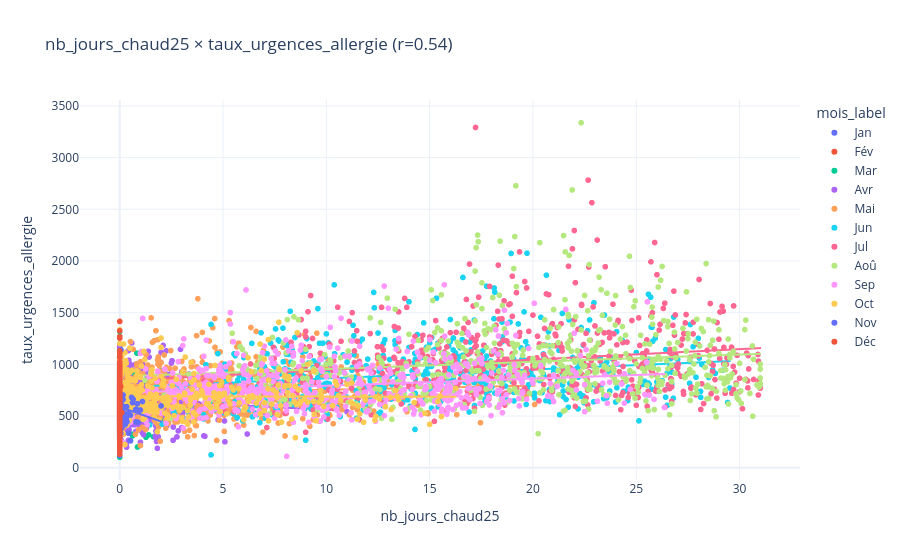
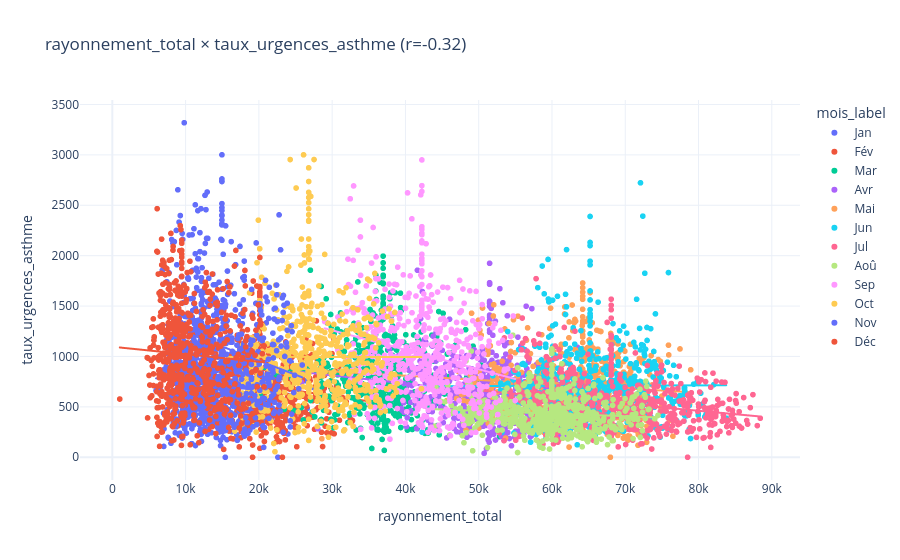

Write notebook code for charts like these, in order.
### Markdown cell above
### Météo × urgences — zoom sur la corrélation la plus forte par pathologie

### Code cell
for p in PATHOLOGIES:
    col_y = f"taux_urgences_{p}"
    top_var = corr[col_y].abs().sort_values(ascending=False).index[0]
    d = df_clean[[top_var, "mois", col_y]].dropna().copy()
    d["mois_label"] = d["mois"].apply(lambda m: MOIS_LABELS[m - 1])

    fig = px.scatter(
        d, x=top_var, y=col_y, color="mois_label", trendline="ols",
        title=f"{top_var} × {col_y} (r={corr.loc[top_var, col_y]:.2f})",
        template="plotly_white",
    )
    fig.show()

### Figure 1 — Plotly figure (JSON) as saved in the notebook; plotly's stock layout.template omitted (floating-point values rounded to 4 significant figures; data arrays with more than 128 entries replaced by an {"elided": "..."} marker saying what was removed)
{"data": [{"hovertemplate": "mois_label=Jan<br>nb_jours_chaud25=%{x}<br>taux_urgences_allergie=%{y}<extra></extra>", "legendgroup": "Jan", "marker": {"color": "#636efa", "symbol": "circle"}, "mode": "markers", "name": "Jan", "showlegend": true, "type": "scattergl", "x": {"elided": "576 float values"}, "xaxis": "x", "y": {"elided": "576 float values"}, "yaxis": "y"}, {"hovertemplate": "<b>OLS trendline</b><br>taux_urgences_allergie = -259.02 * nb_jours_chaud25 + 613.454<br>R<sup>2</sup>=0.000756<br><br>mois_label=Jan<br>nb_jours_chaud25=%{x}<br>taux_urgences_allergie=%{y} <b>(trend)</b><extra></extra>", "legendgroup": "Jan", "marker": {"color": "#636efa", "symbol": "circle"}, "mode": "lines", "name": "Jan", "showlegend": false, "type": "scattergl", "x": {"elided": "576 float values"}, "xaxis": "x", "y": {"elided": "576 float values"}, "yaxis": "y"}, {"hovertemplate": "mois_label=Fév<br>nb_jours_chaud25=%{x}<br>taux_urgences_allergie=%{y}<extra></extra>", "legendgroup": "Fév", "marker": {"color": "#EF553B", "symbol": "circle"}, "mode": "markers", "name": "Fév", "showlegend": true, "type": "scattergl", "x": {"elided": "576 float values"}, "xaxis": "x", "y": {"elided": "576 float values"}, "yaxis": "y"}, {"hovertemplate": "<b>OLS trendline</b><br>taux_urgences_allergie = 147.904 * nb_jours_chaud25 + 642.211<br>R<sup>2</sup>=0.003739<br><br>mois_label=Fév<br>nb_jours_chaud25=%{x}<br>taux_urgences_allergie=%{y} <b>(trend)</b><extra></extra>", "legendgroup": "Fév", "marker": {"color": "#EF553B", "symbol": "circle"}, "mode": "lines", "name": "Fév", "showlegend": false, "type": "scattergl", "x": {"elided": "576 float values"}, "xaxis": "x", "y": {"elided": "576 float values"}, "yaxis": "y"}, {"hovertemplate": "mois_label=Mar<br>nb_jours_chaud25=%{x}<br>taux_urgences_allergie=%{y}<extra></extra>", "legendgroup": "Mar", "marker": {"color": "#00cc96", "symbol": "circle"}, "mode": "markers", "name": "Mar", "showlegend": true, "type": "scattergl", "x": {"elided": "576 float values"}, "xaxis": "x", "y": {"elided": "576 float values"}, "yaxis": "y"}, {"hovertemplate": "<b>OLS trendline</b><br>taux_urgences_allergie = -15.072 * nb_jours_chaud25 + 613.083<br>R<sup>2</sup>=0.001311<br><br>mois_label=Mar<br>nb_jours_chaud25=%{x}<br>taux_urgences_allergie=%{y} <b>(trend)</b><extra></extra>", "legendgroup": "Mar", "marker": {"color": "#00cc96", "symbol": "circle"}, "mode": "lines", "name": "Mar", "showlegend": false, "type": "scattergl", "x": {"elided": "576 float values"}, "xaxis": "x", "y": {"elided": "576 float values"}, "yaxis": "y"}, {"hovertemplate": "mois_label=Avr<br>nb_jours_chaud25=%{x}<br>taux_urgences_allergie=%{y}<extra></extra>", "legendgroup": "Avr", "marker": {"color": "#ab63fa", "symbol": "circle"}, "mode": "markers", "name": "Avr", "showlegend": true, "type": "scattergl", "x": {"elided": "576 float values"}, "xaxis": "x", "y": {"elided": "576 float values"}, "yaxis": "y"}, {"hovertemplate": "<b>OLS trendline</b><br>taux_urgences_allergie = -10.5785 * nb_jours_chaud25 + 665.974<br>R<sup>2</sup>=0.006974<br><br>mois_label=Avr<br>nb_jours_chaud25=%{x}<br>taux_urgences_allergie=%{y} <b>(trend)</b><extra></extra>", "legendgroup": "Avr", "marker": {"color": "#ab63fa", "symbol": "circle"}, "mode": "lines", "name": "Avr", "showlegend": false, "type": "scattergl", "x": {"elided": "576 float values"}, "xaxis": "x", "y": {"elided": "576 float values"}, "yaxis": "y"}, {"hovertemplate": "mois_label=Mai<br>nb_jours_chaud25=%{x}<br>taux_urgences_allergie=%{y}<extra></extra>", "legendgroup": "Mai", "marker": {"color": "#FFA15A", "symbol": "circle"}, "mode": "markers", "name": "Mai", "showlegend": true, "type": "scattergl", "x": {"elided": "576 float values"}, "xaxis": "x", "y": {"elided": "576 float values"}, "yaxis": "y"}, {"hovertemplate": "<b>OLS trendline</b><br>taux_urgences_allergie = 3.94149 * nb_jours_chaud25 + 715.217<br>R<sup>2</sup>=0.005786<br><br>mois_label=Mai<br>nb_jours_chaud25=%{x}<br>taux_urgences_allergie=%{y} <b>(trend)</b><extra></extra>", "legendgroup": "Mai", "marker": {"color": "#FFA15A", "symbol": "circle"}, "mode": "lines", "name": "Mai", "showlegend": false, "type": "scattergl", "x": {"elided": "576 float values"}, "xaxis": "x", "y": {"elided": "576 float values"}, "yaxis": "y"}, {"hovertemplate": "mois_label=Jun<br>nb_jours_chaud25=%{x}<br>taux_urgences_allergie=%{y}<extra></extra>", "legendgroup": "Jun", "marker": {"color": "#19d3f3", "symbol": "circle"}, "mode": "markers", "name": "Jun", "showlegend": true, "type": "scattergl", "x": {"elided": "576 float values"}, "xaxis": "x", "y": {"elided": "576 float values"}, "yaxis": "y"}, {"hovertemplate": "<b>OLS trendline</b><br>taux_urgences_allergie = 8.60625 * nb_jours_chaud25 + 777.937<br>R<sup>2</sup>=0.044989<br><br>mois_label=Jun<br>nb_jours_chaud25=%{x}<br>taux_urgences_allergie=%{y} <b>(trend)</b><extra></extra>", "legendgroup": "Jun", "marker": {"color": "#19d3f3", "symbol": "circle"}, "mode": "lines", "name": "Jun", "showlegend": false, "type": "scattergl", "x": {"elided": "576 float values"}, "xaxis": "x", "y": {"elided": "576 float values"}, "yaxis": "y"}, {"hovertemplate": "mois_label=Jul<br>nb_jours_chaud25=%{x}<br>taux_urgences_allergie=%{y}<extra></extra>", "legendgroup": "Jul", "marker": {"color": "#FF6692", "symbol": "circle"}, "mode": "markers", "name": "Jul", "showlegend": true, "type": "scattergl", "x": {"elided": "576 float values"}, "xaxis": "x", "y": {"elided": "576 float values"}, "yaxis": "y"}, {"hovertemplate": "<b>OLS trendline</b><br>taux_urgences_allergie = 10.1121 * nb_jours_chaud25 + 844.207<br>R<sup>2</sup>=0.040396<br><br>mois_label=Jul<br>nb_jours_chaud25=%{x}<br>taux_urgences_allergie=%{y} <b>(trend)</b><extra></extra>", "legendgroup": "Jul", "marker": {"color": "#FF6692", "symbol": "circle"}, "mode": "lines", "name": "Jul", "showlegend": false, "type": "scattergl", "x": {"elided": "576 float values"}, "xaxis": "x", "y": {"elided": "576 float values"}, "yaxis": "y"}, {"hovertemplate": "mois_label=Aoû<br>nb_jours_chaud25=%{x}<br>taux_urgences_allergie=%{y}<extra></extra>", "legendgroup": "Aoû", "marker": {"color": "#B6E880", "symbol": "circle"}, "mode": "markers", "name": "Aoû", "showlegend": true, "type": "scattergl", "x": {"elided": "576 float values"}, "xaxis": "x", "y": {"elided": "576 float values"}, "yaxis": "y"}, {"hovertemplate": "<b>OLS trendline</b><br>taux_urgences_allergie = 7.02356 * nb_jours_chaud25 + 884.36<br>R<sup>2</sup>=0.020030<br><br>mois_label=Aoû<br>nb_jours_chaud25=%{x}<br>taux_urgences_allergie=%{y} <b>(trend)</b><extra></extra>", "legendgroup": "Aoû", "marker": {"color": "#B6E880", "symbol": "circle"}, "mode": "lines", "name": "Aoû", "showlegend": false, "type": "scattergl", "x": {"elided": "576 float values"}, "xaxis": "x", "y": {"elided": "576 float values"}, "yaxis": "y"}, {"hovertemplate": "mois_label=Sep<br>nb_jours_chaud25=%{x}<br>taux_urgences_allergie=%{y}<extra></extra>", "legendgroup": "Sep", "marker": {"color": "#FF97FF", "symbol": "circle"}, "mode": "markers", "name": "Sep", "showlegend": true, "type": "scattergl", "x": {"elided": "576 float values"}, "xaxis": "x", "y": {"elided": "576 float values"}, "yaxis": "y"}, {"hovertemplate": "<b>OLS trendline</b><br>taux_urgences_allergie = 6.91198 * nb_jours_chaud25 + 724.371<br>R<sup>2</sup>=0.036423<br><br>mois_label=Sep<br>nb_jours_chaud25=%{x}<br>taux_urgences_allergie=%{y} <b>(trend)</b><extra></extra>", "legendgroup": "Sep", "marker": {"color": "#FF97FF", "symbol": "circle"}, "mode": "lines", "name": "Sep", "showlegend": false, "type": "scattergl", "x": {"elided": "576 float values"}, "xaxis": "x", "y": {"elided": "576 float values"}, "yaxis": "y"}, {"hovertemplate": "mois_label=Oct<br>nb_jours_chaud25=%{x}<br>taux_urgences_allergie=%{y}<extra></extra>", "legendgroup": "Oct", "marker": {"color": "#FECB52", "symbol": "circle"}, "mode": "markers", "name": "Oct", "showlegend": true, "type": "scattergl", "x": {"elided": "576 float values"}, "xaxis": "x", "y": {"elided": "576 float values"}, "yaxis": "y"}, {"hovertemplate": "<b>OLS trendline</b><br>taux_urgences_allergie = -0.360181 * nb_jours_chaud25 + 692.431<br>R<sup>2</sup>=0.000059<br><br>mois_label=Oct<br>nb_jours_chaud25=%{x}<br>taux_urgences_allergie=%{y} <b>(trend)</b><extra></extra>", "legendgroup": "Oct", "marker": {"color": "#FECB52", "symbol": "circle"}, "mode": "lines", "name": "Oct", "showlegend": false, "type": "scattergl", "x": {"elided": "576 float values"}, "xaxis": "x", "y": {"elided": "576 float values"}, "yaxis": "y"}, {"hovertemplate": "mois_label=Nov<br>nb_jours_chaud25=%{x}<br>taux_urgences_allergie=%{y}<extra></extra>", "legendgroup": "Nov", "marker": {"color": "#636efa", "symbol": "circle"}, "mode": "markers", "name": "Nov", "showlegend": true, "type": "scattergl", "x": {"elided": "576 float values"}, "xaxis": "x", "y": {"elided": "576 float values"}, "yaxis": "y"}, {"hovertemplate": "<b>OLS trendline</b><br>taux_urgences_allergie = -71.4121 * nb_jours_chaud25 + 590.069<br>R<sup>2</sup>=0.005209<br><br>mois_label=Nov<br>nb_jours_chaud25=%{x}<br>taux_urgences_allergie=%{y} <b>(trend)</b><extra></extra>", "legendgroup": "Nov", "marker": {"color": "#636efa", "symbol": "circle"}, "mode": "lines", "name": "Nov", "showlegend": false, "type": "scattergl", "x": {"elided": "576 float values"}, "xaxis": "x", "y": {"elided": "576 float values"}, "yaxis": "y"}, {"hovertemplate": "mois_label=Déc<br>nb_jours_chaud25=%{x}<br>taux_urgences_allergie=%{y}<extra></extra>", "legendgroup": "Déc", "marker": {"color": "#EF553B", "symbol": "circle"}, "mode": "markers", "name": "Déc", "showlegend": true, "type": "scattergl", "x": {"elided": "576 float values"}, "xaxis": "x", "y": {"elided": "576 float values"}, "yaxis": "y"}, {"hovertemplate": "<b>OLS trendline</b><br>taux_urgences_allergie = -229.126 * nb_jours_chaud25 + 636.507<br>R<sup>2</sup>=0.000036<br><br>mois_label=Déc<br>nb_jours_chaud25=%{x}<br>taux_urgences_allergie=%{y} <b>(trend)</b><extra></extra>", "legendgroup": "Déc", "marker": {"color": "#EF553B", "symbol": "circle"}, "mode": "lines", "name": "Déc", "showlegend": false, "type": "scattergl", "x": {"elided": "576 float values"}, "xaxis": "x", "y": {"elided": "576 float values"}, "yaxis": "y"}], "layout": {"legend": {"title": {"text": "mois_label"}, "tracegroupgap": 0}, "title": {"text": "nb_jours_chaud25 × taux_urgences_allergie (r=0.54)"}, "xaxis": {"anchor": "y", "domain": [0, 1], "title": {"text": "nb_jours_chaud25"}}, "yaxis": {"anchor": "x", "domain": [0, 1], "title": {"text": "taux_urgences_allergie"}}}}

### Figure 2 — Plotly figure (JSON) as saved in the notebook; plotly's stock layout.template omitted (floating-point values rounded to 4 significant figures; data arrays with more than 128 entries replaced by an {"elided": "..."} marker saying what was removed)
{"data": [{"hovertemplate": "mois_label=Jan<br>rayonnement_total=%{x}<br>taux_urgences_asthme=%{y}<extra></extra>", "legendgroup": "Jan", "marker": {"color": "#636efa", "symbol": "circle"}, "mode": "markers", "name": "Jan", "showlegend": true, "type": "scattergl", "x": {"elided": "576 float values"}, "xaxis": "x", "y": {"elided": "576 float values"}, "yaxis": "y"}, {"hovertemplate": "<b>OLS trendline</b><br>taux_urgences_asthme = -0.00849218 * rayonnement_total + 833.735<br>R<sup>2</sup>=0.012067<br><br>mois_label=Jan<br>rayonnement_total=%{x}<br>taux_urgences_asthme=%{y} <b>(trend)</b><extra></extra>", "legendgroup": "Jan", "marker": {"color": "#636efa", "symbol": "circle"}, "mode": "lines", "name": "Jan", "showlegend": false, "type": "scattergl", "x": {"elided": "576 float values"}, "xaxis": "x", "y": {"elided": "576 float values"}, "yaxis": "y"}, {"hovertemplate": "mois_label=Fév<br>rayonnement_total=%{x}<br>taux_urgences_asthme=%{y}<extra></extra>", "legendgroup": "Fév", "marker": {"color": "#EF553B", "symbol": "circle"}, "mode": "markers", "name": "Fév", "showlegend": true, "type": "scattergl", "x": {"elided": "576 float values"}, "xaxis": "x", "y": {"elided": "576 float values"}, "yaxis": "y"}, {"hovertemplate": "<b>OLS trendline</b><br>taux_urgences_asthme = -0.0106792 * rayonnement_total + 929.001<br>R<sup>2</sup>=0.025466<br><br>mois_label=Fév<br>rayonnement_total=%{x}<br>taux_urgences_asthme=%{y} <b>(trend)</b><extra></extra>", "legendgroup": "Fév", "marker": {"color": "#EF553B", "symbol": "circle"}, "mode": "lines", "name": "Fév", "showlegend": false, "type": "scattergl", "x": {"elided": "576 float values"}, "xaxis": "x", "y": {"elided": "576 float values"}, "yaxis": "y"}, {"hovertemplate": "mois_label=Mar<br>rayonnement_total=%{x}<br>taux_urgences_asthme=%{y}<extra></extra>", "legendgroup": "Mar", "marker": {"color": "#00cc96", "symbol": "circle"}, "mode": "markers", "name": "Mar", "showlegend": true, "type": "scattergl", "x": {"elided": "576 float values"}, "xaxis": "x", "y": {"elided": "576 float values"}, "yaxis": "y"}, {"hovertemplate": "<b>OLS trendline</b><br>taux_urgences_asthme = -0.00349272 * rayonnement_total + 947.523<br>R<sup>2</sup>=0.002386<br><br>mois_label=Mar<br>rayonnement_total=%{x}<br>taux_urgences_asthme=%{y} <b>(trend)</b><extra></extra>", "legendgroup": "Mar", "marker": {"color": "#00cc96", "symbol": "circle"}, "mode": "lines", "name": "Mar", "showlegend": false, "type": "scattergl", "x": {"elided": "576 float values"}, "xaxis": "x", "y": {"elided": "576 float values"}, "yaxis": "y"}, {"hovertemplate": "mois_label=Avr<br>rayonnement_total=%{x}<br>taux_urgences_asthme=%{y}<extra></extra>", "legendgroup": "Avr", "marker": {"color": "#ab63fa", "symbol": "circle"}, "mode": "markers", "name": "Avr", "showlegend": true, "type": "scattergl", "x": {"elided": "576 float values"}, "xaxis": "x", "y": {"elided": "576 float values"}, "yaxis": "y"}, {"hovertemplate": "<b>OLS trendline</b><br>taux_urgences_asthme = -0.00803014 * rayonnement_total + 1053.46<br>R<sup>2</sup>=0.021630<br><br>mois_label=Avr<br>rayonnement_total=%{x}<br>taux_urgences_asthme=%{y} <b>(trend)</b><extra></extra>", "legendgroup": "Avr", "marker": {"color": "#ab63fa", "symbol": "circle"}, "mode": "lines", "name": "Avr", "showlegend": false, "type": "scattergl", "x": {"elided": "576 float values"}, "xaxis": "x", "y": {"elided": "576 float values"}, "yaxis": "y"}, {"hovertemplate": "mois_label=Mai<br>rayonnement_total=%{x}<br>taux_urgences_asthme=%{y}<extra></extra>", "legendgroup": "Mai", "marker": {"color": "#FFA15A", "symbol": "circle"}, "mode": "markers", "name": "Mai", "showlegend": true, "type": "scattergl", "x": {"elided": "576 float values"}, "xaxis": "x", "y": {"elided": "576 float values"}, "yaxis": "y"}, {"hovertemplate": "<b>OLS trendline</b><br>taux_urgences_asthme = -0.00419841 * rayonnement_total + 977.093<br>R<sup>2</sup>=0.009032<br><br>mois_label=Mai<br>rayonnement_total=%{x}<br>taux_urgences_asthme=%{y} <b>(trend)</b><extra></extra>", "legendgroup": "Mai", "marker": {"color": "#FFA15A", "symbol": "circle"}, "mode": "lines", "name": "Mai", "showlegend": false, "type": "scattergl", "x": {"elided": "576 float values"}, "xaxis": "x", "y": {"elided": "576 float values"}, "yaxis": "y"}, {"hovertemplate": "mois_label=Jun<br>rayonnement_total=%{x}<br>taux_urgences_asthme=%{y}<extra></extra>", "legendgroup": "Jun", "marker": {"color": "#19d3f3", "symbol": "circle"}, "mode": "markers", "name": "Jun", "showlegend": true, "type": "scattergl", "x": {"elided": "576 float values"}, "xaxis": "x", "y": {"elided": "576 float values"}, "yaxis": "y"}, {"hovertemplate": "<b>OLS trendline</b><br>taux_urgences_asthme = 0.000218012 * rayonnement_total + 696.008<br>R<sup>2</sup>=0.000016<br><br>mois_label=Jun<br>rayonnement_total=%{x}<br>taux_urgences_asthme=%{y} <b>(trend)</b><extra></extra>", "legendgroup": "Jun", "marker": {"color": "#19d3f3", "symbol": "circle"}, "mode": "lines", "name": "Jun", "showlegend": false, "type": "scattergl", "x": {"elided": "576 float values"}, "xaxis": "x", "y": {"elided": "576 float values"}, "yaxis": "y"}, {"hovertemplate": "mois_label=Jul<br>rayonnement_total=%{x}<br>taux_urgences_asthme=%{y}<extra></extra>", "legendgroup": "Jul", "marker": {"color": "#FF6692", "symbol": "circle"}, "mode": "markers", "name": "Jul", "showlegend": true, "type": "scattergl", "x": {"elided": "576 float values"}, "xaxis": "x", "y": {"elided": "576 float values"}, "yaxis": "y"}, {"hovertemplate": "<b>OLS trendline</b><br>taux_urgences_asthme = -0.0067604 * rayonnement_total + 1001.97<br>R<sup>2</sup>=0.058002<br><br>mois_label=Jul<br>rayonnement_total=%{x}<br>taux_urgences_asthme=%{y} <b>(trend)</b><extra></extra>", "legendgroup": "Jul", "marker": {"color": "#FF6692", "symbol": "circle"}, "mode": "lines", "name": "Jul", "showlegend": false, "type": "scattergl", "x": {"elided": "576 float values"}, "xaxis": "x", "y": {"elided": "576 float values"}, "yaxis": "y"}, {"hovertemplate": "mois_label=Aoû<br>rayonnement_total=%{x}<br>taux_urgences_asthme=%{y}<extra></extra>", "legendgroup": "Aoû", "marker": {"color": "#B6E880", "symbol": "circle"}, "mode": "markers", "name": "Aoû", "showlegend": true, "type": "scattergl", "x": {"elided": "576 float values"}, "xaxis": "x", "y": {"elided": "576 float values"}, "yaxis": "y"}, {"hovertemplate": "<b>OLS trendline</b><br>taux_urgences_asthme = -0.00269892 * rayonnement_total + 595.757<br>R<sup>2</sup>=0.009821<br><br>mois_label=Aoû<br>rayonnement_total=%{x}<br>taux_urgences_asthme=%{y} <b>(trend)</b><extra></extra>", "legendgroup": "Aoû", "marker": {"color": "#B6E880", "symbol": "circle"}, "mode": "lines", "name": "Aoû", "showlegend": false, "type": "scattergl", "x": {"elided": "576 float values"}, "xaxis": "x", "y": {"elided": "576 float values"}, "yaxis": "y"}, {"hovertemplate": "mois_label=Sep<br>rayonnement_total=%{x}<br>taux_urgences_asthme=%{y}<extra></extra>", "legendgroup": "Sep", "marker": {"color": "#FF97FF", "symbol": "circle"}, "mode": "markers", "name": "Sep", "showlegend": true, "type": "scattergl", "x": {"elided": "576 float values"}, "xaxis": "x", "y": {"elided": "576 float values"}, "yaxis": "y"}, {"hovertemplate": "<b>OLS trendline</b><br>taux_urgences_asthme = -0.019331 * rayonnement_total + 1839.39<br>R<sup>2</sup>=0.048163<br><br>mois_label=Sep<br>rayonnement_total=%{x}<br>taux_urgences_asthme=%{y} <b>(trend)</b><extra></extra>", "legendgroup": "Sep", "marker": {"color": "#FF97FF", "symbol": "circle"}, "mode": "lines", "name": "Sep", "showlegend": false, "type": "scattergl", "x": {"elided": "576 float values"}, "xaxis": "x", "y": {"elided": "576 float values"}, "yaxis": "y"}, {"hovertemplate": "mois_label=Oct<br>rayonnement_total=%{x}<br>taux_urgences_asthme=%{y}<extra></extra>", "legendgroup": "Oct", "marker": {"color": "#FECB52", "symbol": "circle"}, "mode": "markers", "name": "Oct", "showlegend": true, "type": "scattergl", "x": {"elided": "576 float values"}, "xaxis": "x", "y": {"elided": "576 float values"}, "yaxis": "y"}, {"hovertemplate": "<b>OLS trendline</b><br>taux_urgences_asthme = -5.6338e-05 * rayonnement_total + 996.944<br>R<sup>2</sup>=0.000000<br><br>mois_label=Oct<br>rayonnement_total=%{x}<br>taux_urgences_asthme=%{y} <b>(trend)</b><extra></extra>", "legendgroup": "Oct", "marker": {"color": "#FECB52", "symbol": "circle"}, "mode": "lines", "name": "Oct", "showlegend": false, "type": "scattergl", "x": {"elided": "576 float values"}, "xaxis": "x", "y": {"elided": "576 float values"}, "yaxis": "y"}, {"hovertemplate": "mois_label=Nov<br>rayonnement_total=%{x}<br>taux_urgences_asthme=%{y}<extra></extra>", "legendgroup": "Nov", "marker": {"color": "#636efa", "symbol": "circle"}, "mode": "markers", "name": "Nov", "showlegend": true, "type": "scattergl", "x": {"elided": "576 float values"}, "xaxis": "x", "y": {"elided": "576 float values"}, "yaxis": "y"}, {"hovertemplate": "<b>OLS trendline</b><br>taux_urgences_asthme = -0.0280066 * rayonnement_total + 1518.45<br>R<sup>2</sup>=0.042849<br><br>mois_label=Nov<br>rayonnement_total=%{x}<br>taux_urgences_asthme=%{y} <b>(trend)</b><extra></extra>", "legendgroup": "Nov", "marker": {"color": "#636efa", "symbol": "circle"}, "mode": "lines", "name": "Nov", "showlegend": false, "type": "scattergl", "x": {"elided": "576 float values"}, "xaxis": "x", "y": {"elided": "576 float values"}, "yaxis": "y"}, {"hovertemplate": "mois_label=Déc<br>rayonnement_total=%{x}<br>taux_urgences_asthme=%{y}<extra></extra>", "legendgroup": "Déc", "marker": {"color": "#EF553B", "symbol": "circle"}, "mode": "markers", "name": "Déc", "showlegend": true, "type": "scattergl", "x": {"elided": "576 float values"}, "xaxis": "x", "y": {"elided": "576 float values"}, "yaxis": "y"}, {"hovertemplate": "<b>OLS trendline</b><br>taux_urgences_asthme = -0.00745045 * rayonnement_total + 1096.58<br>R<sup>2</sup>=0.003275<br><br>mois_label=Déc<br>rayonnement_total=%{x}<br>taux_urgences_asthme=%{y} <b>(trend)</b><extra></extra>", "legendgroup": "Déc", "marker": {"color": "#EF553B", "symbol": "circle"}, "mode": "lines", "name": "Déc", "showlegend": false, "type": "scattergl", "x": {"elided": "576 float values"}, "xaxis": "x", "y": {"elided": "576 float values"}, "yaxis": "y"}], "layout": {"legend": {"title": {"text": "mois_label"}, "tracegroupgap": 0}, "title": {"text": "rayonnement_total × taux_urgences_asthme (r=-0.32)"}, "xaxis": {"anchor": "y", "domain": [0, 1], "title": {"text": "rayonnement_total"}}, "yaxis": {"anchor": "x", "domain": [0, 1], "title": {"text": "taux_urgences_asthme"}}}}
